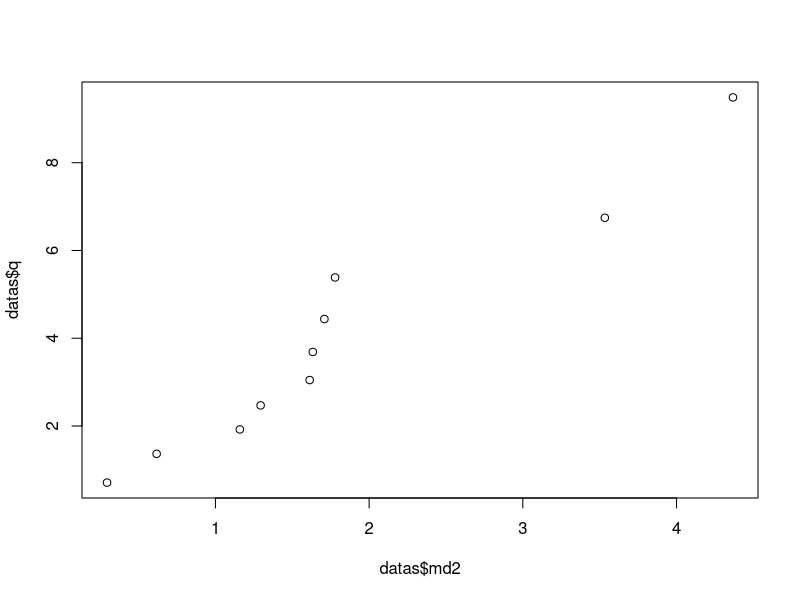

The R source for this figure:
sales=c(108.28, 152.36, 95.04, 65.45, 62.97, 263.99, 265.19, 285.06, 92.01, 165.68)
profits=c(17.05, 16.59, 10.92, 14.14, 9.52, 25.33, 18.54, 15.73, 8.1, 11.13)
data=cbind(sales,profits)
data = data.frame(data)
data$sales



mean(data$sales)
mean(data$profits)
center = cbind(mean(sales), mean(profits))
# center =data.frame(center)
center

sig_matrix = cov(data)

data$md2 = mahalanobis(data,center,sig_matrix, inverted = F)
data$md2
data

x<-vector("numeric", length=nrow(data))
q<-vector("numeric", length=nrow(data))
data<-data.frame(data, x,q)
datas<-data[order(data$md2, decreasing=F),] 

for( i in 1:nrow(data)){
  datas$x[i]<-(i-0.5)/nrow(data)
  datas$q[i]<-qchisq(datas$x[i], df=4,lower.tail = TRUE)
}

plot(datas$md2, datas$q)
